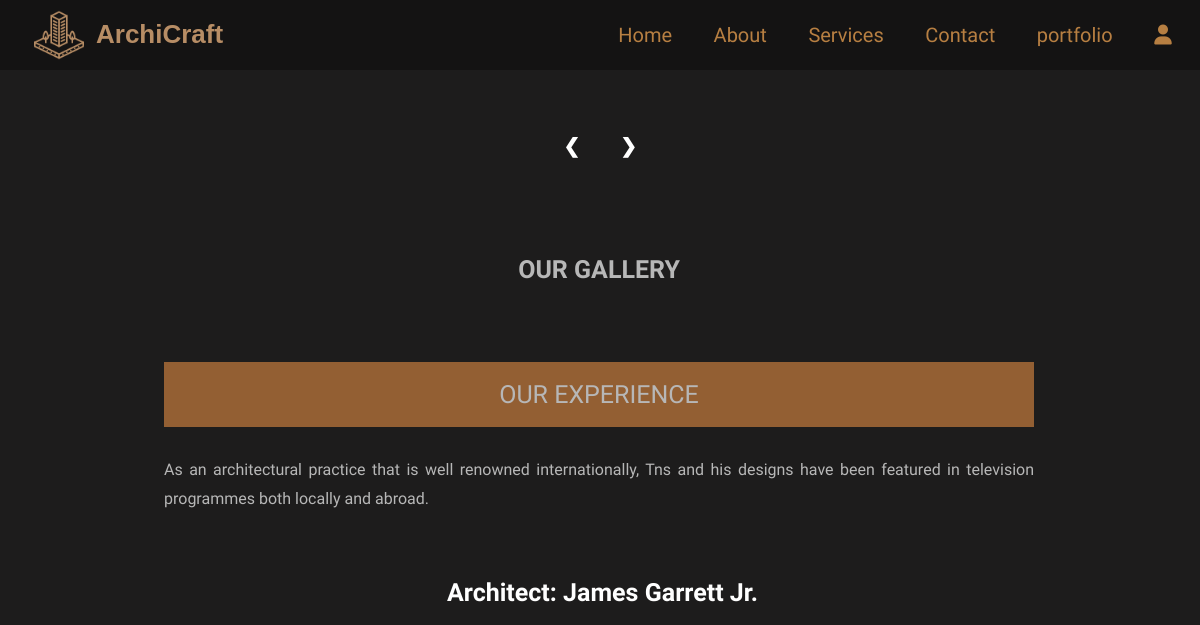
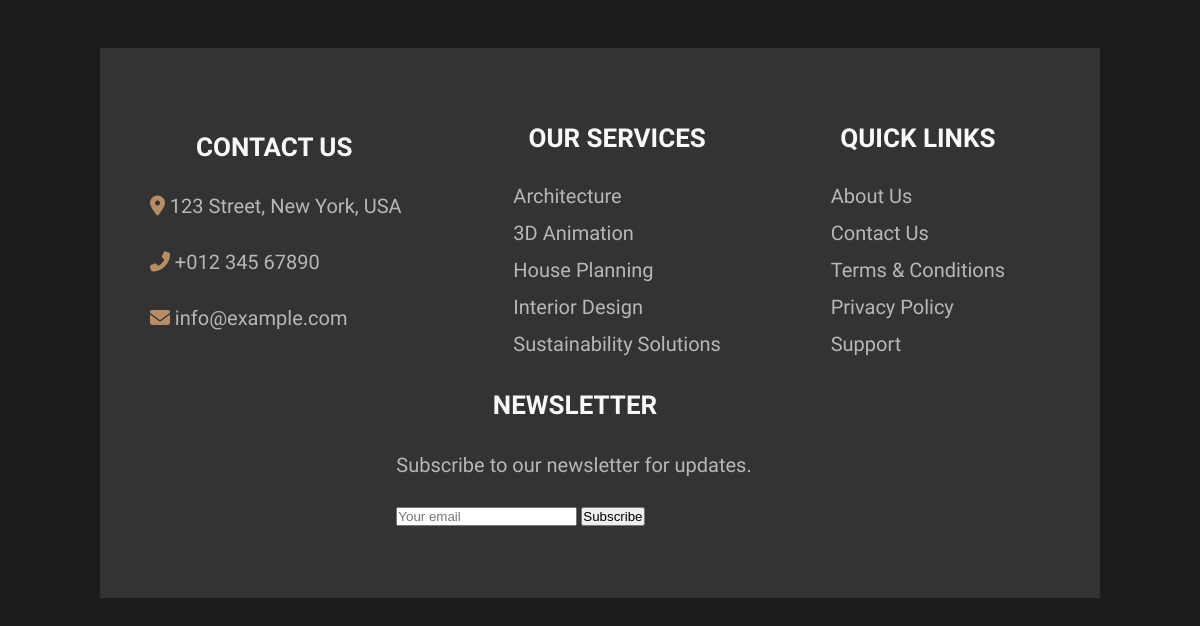
/details.php, run on an earlier commit of the app's database (2 pictures, top to bottom).
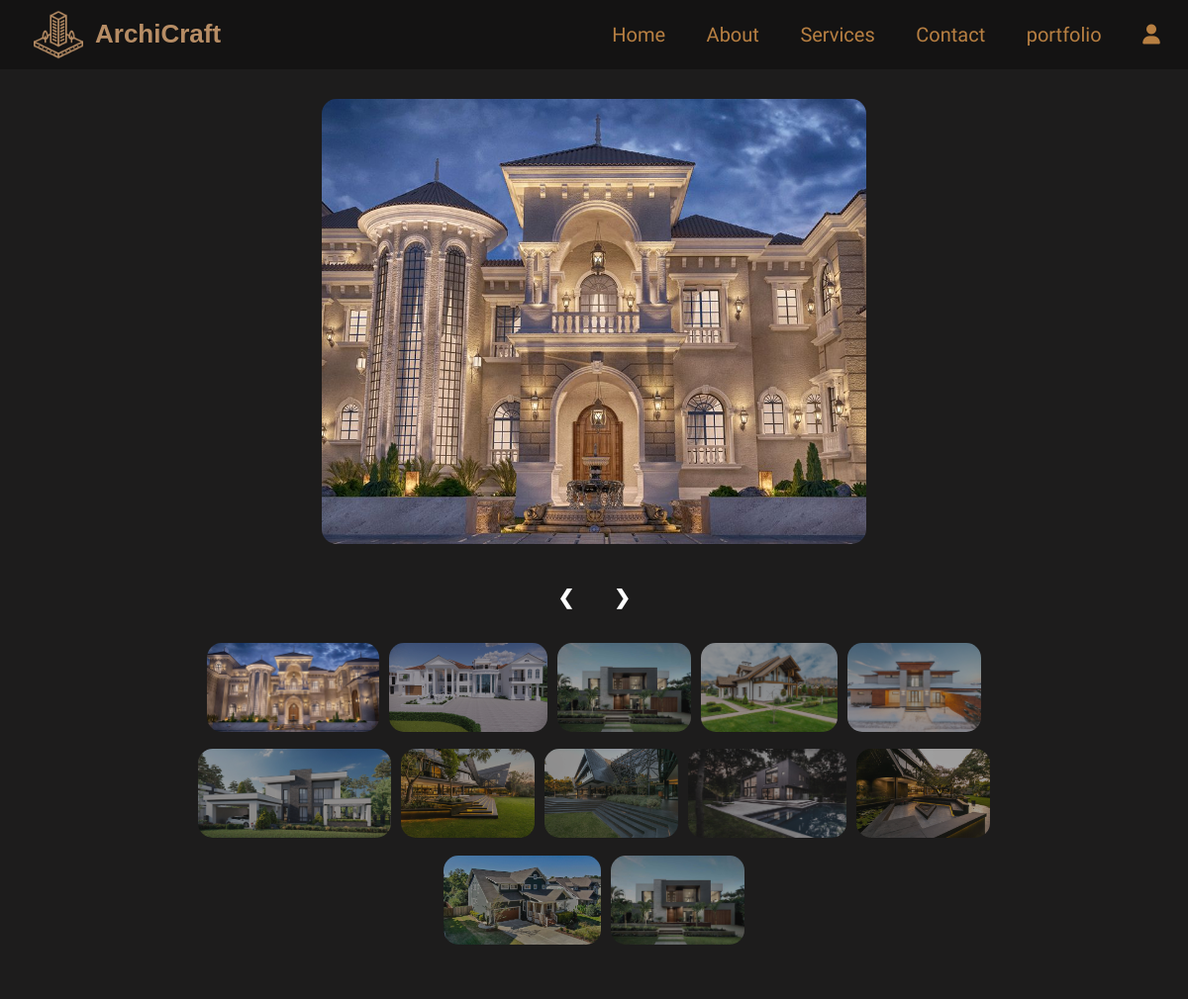
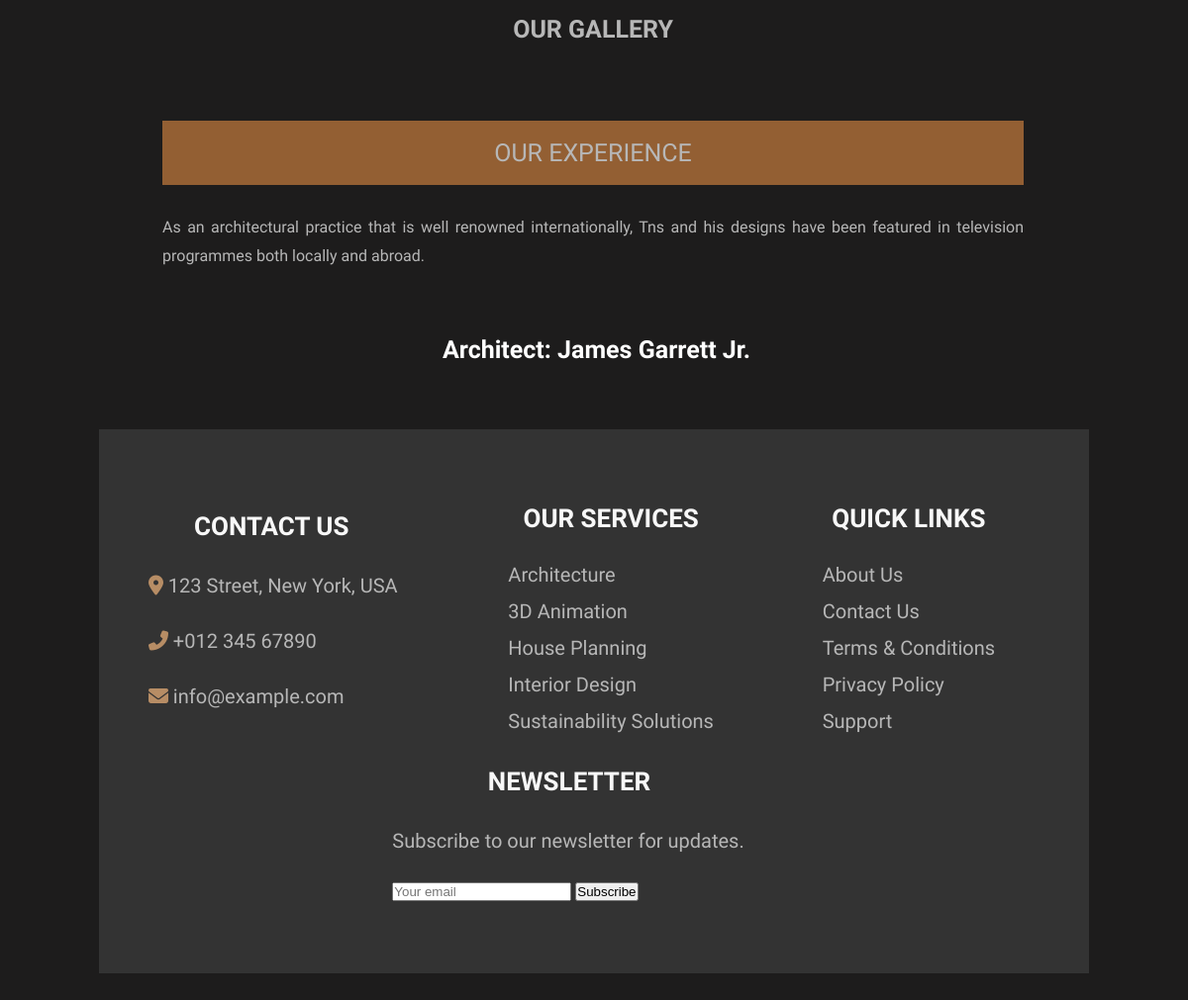
And on a later commit of the database (2 pictures, top to bottom).
### tables this page shows
CREATE TABLE `projects` (
  `id` int(6) UNSIGNED NOT NULL DEFAULT 0,
  `image` varchar(500) DEFAULT NULL,
  `img2` varchar(30) NOT NULL DEFAULT 'imgs/10.jpg',
  `img3` varchar(30) NOT NULL DEFAULT 'imgs/10.jpg',
  `img4` varchar(30) NOT NULL DEFAULT 'imgs/10.jpg',
  `title` varchar(30) DEFAULT NULL,
  `architect` varchar(30) NOT NULL DEFAULT 'Frank Lloyd Wright',
  `description` varchar(2000) DEFAULT NULL,
  `category` varchar(50) NOT NULL DEFAULT 'Mansion',
  `price_range` varchar(30) DEFAULT NULL
);

### details.php (the view, shortened to what this page needs)
<?PHP
    $host="localhost";
        $user="root";
        $pass="";
        $db="db";
       $connect= mysqli_connect($host,$user,$pass,$db);
    $projects= "select * from projects ";
    $q=mysqli_query($connect,$projects);
    $rows = $q -> fetch_all(MYSQLI_ASSOC);
    ?>
<!DOCTYPE html>
<html lang="en">
<head>
    <link rel="stylesheet" href="details.css">
    <link rel="stylesheet" href="https://cdnjs.cloudflare.com/ajax/libs/font-awesome/6.5.1/css/all.min.css"
 />
</head>
<body>
    <header>
        <div class="logo">
            <img src="imgs/icon-1.png" alt="icon">
            <h1> ArchiCraft </h1>
        </div>
        <nav>
            <ul>
                <li><a href="index.html">Home</a></li>
                <li><a href="about.html">About</a></li>
                <li><a href="services.html">Services</a></li>
                <li><a href="contact.php">Contact</a></li>
                <li><a href="port.php">portfolio</a></li>
                <li><a href="login-signup.html" class="user">
                        <i class="fa-solid fa-user "></i>
                    </a></li>
            </ul>
        </nav>
    </header>
<div class="gallery">
    <div>
    <?php
      foreach ($rows as $row){
          echo " <div class='mySlides' >
          <div class='numbertext'></div>
        <img src='".$row['image']."' style='width:100%'>
    </div>
        ";
      }
      ?>
 </div>
    <div class="arrows">
    <a class="prev" onclick="plusSlides(-1)">&#10094;</a>
    <a class="next" onclick="plusSlides(1)">&#10095;</a>
  </div>
    <div class="row">
    <?php
      foreach ($rows as $row){
          echo " <div class='column' >
          <img class='demo cursor' src='".$row['image']."' style='width:100%' onclick='currentSlide(1)' alt=''>
    </div>
        ";
      }
      ?>
  </div>
   <div class="project-details">
    <h3> OUR GALLERY </h3>
    <p>
      <span>OUR EXPERIENCE</span>
      <br />
      As an architectural practice that is well renowned internationally,
         Tns and his designs have been featured in television programmes both locally and abroad.
         </p>
    <h2>Architect: James Garrett Jr.</h2>
</div>
    <div class="footer">
        <div class="container">
            <div class="row">
                <div class="col1">
                    <h3>Contact Us</h3>
                    <p><i class="fa fa-map-marker-alt"></i> 123 Street, New York, USA</p>
                    <p><i class="fa fa-phone-alt"></i> +012 345 67890</p>
                    <p><i class="fa fa-envelope"></i> info@example.com</p>
                </div>
                <div class="col">
                    <h3>Our Services</h3>
                    <ul>
                        <li><a href="#">Architecture</a></li>
                        <li><a href="#">3D Animation</a></li>
                        <li><a href="#">House Planning</a></li>
                        <li><a href="#">Interior Design</a></li>
                        <li><a href="#">Sustainability Solutions
                            </a></li>
                    </ul>
                </div>
                <div class="col">
                    <h3>Quick Links</h3>
                    <ul>
                        <li><a href="#">About Us</a></li>
                        <li><a href="#">Contact Us</a></li>
                        <li><a href="#">Terms & Conditions</a></li>
                        <li><a href="#">Privacy Policy</a></li>
                        <li><a href="#">Support</a></li>
                    </ul>
                </div>
                <div class="col">
                    <h3>Newsletter</h3>
                    <p>Subscribe to our newsletter for updates.</p>
                    <div class="newsletter-form">
                        <input type="text" placeholder="Your email">
                        <button type="button">Subscribe</button>
                    </div>
                </div>
            </div>
        </div>
    </div>
</body>
</html>

### details.css (style rules this page uses)
* { margin: 0; padding: 0; box-sizing: border-box; }
body { font-family: 'Tajawal', sans-serif; line-height: 1.6; margin: 0; padding: 0; background-color: #1d1c1c; border-color: #9b907f; color: #fff; }
header { display: flex; align-items: center; justify-content: space-between; background-color: rgba(2, 2, 2, 0.3); padding: 10px; color: #b77f42; position: fixed; width: 100%; z-index: 3; top: 0%; }
.logo { display: flex; }
.logo img { width: 50px; height: 50px; margin-right: 12px; margin-left: 24px; vertical-align: middle; }
.logo h1 { font-size: 26px; line-height:48px; font-weight: 600; text-align: start; color: #b78d65; font-family: "Teko",sans-serif; }
header nav { width: 50%; }
header h1 { font-size: 35px; }
header ul { list-style: none; display: flex; gap: 5px; font-size: 20px; justify-content: space-around; }
nav ul li a { text-decoration: none; color: #b77f42; }
h2 { text-align: left; margin-top: 5px; margin-left: 5px; font-size: 25px; }
h3 { text-align: center; }
.container { max-width: 1200px; margin: 0 auto; }
.gallery { display: flex; flex-direction: column; flex-wrap: wrap; justify-content: center; align-items: center; gap: 20px; margin: 100px ; }
img { width: 100%; max-width: 550px; height: auto; border-radius: 15px; }
.container { position: relative; margin: auto; }
.cursor { cursor: pointer; }
.arrows { display: flex; }
.arrows a { cursor: pointer; width: auto; padding: 10px 20px; color: white; display: flex; font-weight: bold; font-size: 20px; border-radius: 0 3px 3px 0; user-select: none; border-radius: 50%; -webkit-border-radius: 50%; -moz-border-radius: 50%; -ms-border-radius: 50%; -o-border-radius: 50%; }
.next { right: 0; border-radius: 3px 0 0 3px; }
.row { width: 95%; display: flex; flex-wrap: wrap; justify-content: center; align-items: center; gap: 10px; }
.row img { width: 90px; height: 90px; }
.demo { opacity: 0.6; }
.active, .demo:hover { opacity: 1; }
.project-details { display: flex; flex-direction: column; justify-content: center; align-items: center; flex-wrap: wrap; gap: 20px; margin: 20px 0 40px; }
.project-details p { width: 90%; font-size: 16px; font-weight: 400; line-height: 1.8; margin-bottom: 20px; margin-right: 2px; padding: 15px; color: #b7b7b7; display: flex; flex-direction: column; text-align: justify; text-justify: inter-word; }
.project-details h3 { font-size: 25px; font-weight: 600; line-height: 1.8; margin-bottom: 20px; margin-right: 2px; padding: 15px; color: #b7b7b7; text-align: justify; text-justify: inter-word; }
.project-details span { background-color: #935f33; padding: 10px; text-align: center; font-size: 25px; }
img { width: 550px; height: 450px; border-radius: 15px; object-fit: cover; }
.footer { background-color: #333333; color: #ffffff; padding: 40px 0; }
.footer .container .row { display: flex; justify-content: space-around; align-items: center; flex-wrap: wrap; gap: 20px; margin: 30px 0; }
.footer h3 { color: rgb(248, 248, 248); font-size: 26px; margin-bottom: 20px; font-weight: 600; text-transform: uppercase; }
.footer p { color: #b7b7b7; font-size: 20px; font-weight: 400; line-height: 1.8; margin-bottom: 20px; margin-right: 2px; }
.footer p i { color: #b78d65; font-size: 20px; margin-left: 5px; }
.footer a { color: #b7b7b7; text-decoration: none; transition: color 0.3s ease; }
.footer ul { list-style: none; padding: 0; }
.footer ul li { margin-bottom: 8px; display: block; margin-bottom: 5px; padding: 0; text-align: left; color: #777777; font-size: 20px; font-weight: normal; text-transform: capitalize; transition: .3s; }

What changed in the data, as far as the page shows it:
added projects: image (picture)
added projects: image (picture)
added projects: image (picture)
added projects: image (picture)
added projects: image (picture)
added projects: image (picture)
added projects: image (picture)
added projects: image (picture)
added projects: image (picture)
added projects: image (picture)
added projects: image (picture)
added projects: image (picture)
